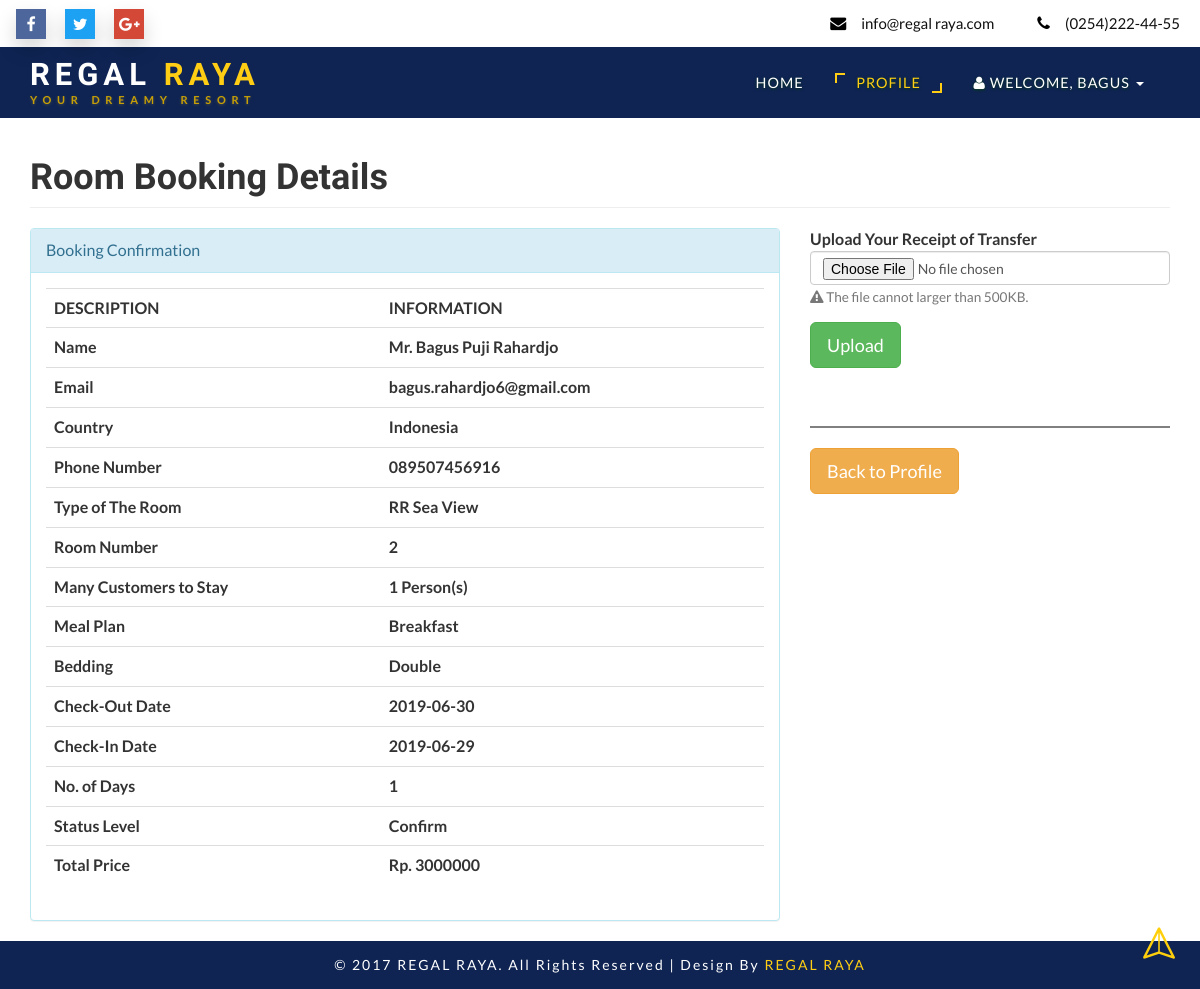
Screenshot of /user/roombook.php?rid=00001 (signed in) with the database file from the repository.
### tables this page shows
CREATE TABLE `roombook` (
  `no_trx` varchar(10) NOT NULL,
  `cus_id` int(10) NOT NULL,
  `Title` varchar(5) DEFAULT NULL,
  `FName` text DEFAULT NULL,
  `LName` text DEFAULT NULL,
  `Email` varchar(50) DEFAULT NULL,
  `Country` varchar(30) DEFAULT NULL,
  `Phone` text DEFAULT NULL,
  `TRoom` varchar(20) DEFAULT NULL,
  `Bed` varchar(10) DEFAULT NULL,
  `NRoom` varchar(2) DEFAULT NULL,
  `Many` int(10) NOT NULL,
  `Meal` varchar(15) DEFAULT NULL,
  `cin` date DEFAULT NULL,
  `cout` date DEFAULT NULL,
  `stat` varchar(15) DEFAULT NULL,
  `nodays` int(11) DEFAULT NULL,
  `price` varchar(10) NOT NULL,
  `trf` varchar(255) DEFAULT NULL
);

### user/roombook.php (the view, shortened to what this page needs)
<?php
    include("includes/header.php");
    if(!isset($_GET["rid"])){
        echo "<script>window.open('http://localhost/tugas_hotel/user/profile?id=','_self')</script>";
    }
    else{
        $no_trx = $_GET["rid"];
        $sql = "SELECT * FROM roombook WHERE no_trx = '$no_trx'";
        $re = mysqli_query($con,$sql);
        while($row = mysqli_fetch_assoc($re)){
            $title = $row["Title"];
            $fname = $row["FName"];
            $lname = $row["LName"];
            $email = $row["Email"];
            $country = $row["Country"];
            $phone = $row["Phone"];
            $troom = $row["TRoom"];
            $bed = $row["Bed"];
            $nroom = $row["NRoom"];
            $many = $row["Many"];
            $meal = $row["Meal"];
            $cin = $row["cin"];
            $cout = $row["cout"];
            $stat = $row["stat"];
            $nodays = $row["nodays"];
            $price = $row["price"];
            $trf = $row["trf"];
        }
    }
?>
    <div class="container">
        <div class="row">
            <div class="col-md-12">
                <h1 class="page-header">
                    Room Booking Details
                </h1>
            </div>
            <div class="col-sm-8">
                <div class="panel panel-info">
                    <div class="panel-heading">
                        Booking Confirmation
                    </div>
                    <div class="panel-body">
                        <div class="table-responsive">
                            <table class="table">
                                <tr>
                                    <th>DESCRIPTION</th>
                                    <th>INFORMATION</th>
                                </tr>
                                <tr>
                                    <th>Name</th>
                                    <th><?php echo $title." ".$fname." ".$lname; ?></th>
                                </tr>
                                <tr>
                                    <th>Email</th>
                                    <th><?php echo $email; ?></th>
                                </tr>
                                <tr>
                                    <th>Country</th>
                                    <th><?php echo $country; ?></th>
                                </tr>
                                <tr>
                                    <th>Phone Number</th>
                                    <th><?php echo $phone; ?></th>
                                </tr>
                                <tr>
                                    <th>Type of The Room</th>
                                    <th><?php echo $troom; ?></th>
                                </tr>
                                <tr>
                                    <th>Room Number</th>
                                    <th><?php echo $nroom ; ?></th>
                                </tr>
                                <tr>
                                    <th>Many Customers to Stay</th>
                                    <th><?php echo $many; ?> Person(s)</th>
                                </tr>
                                <tr>
                                    <th>Meal Plan</th>
                                    <th><?php echo $meal; ?></th>
                                </tr>
                                <tr>
                                    <th>Bedding</th>
                                    <th><?php echo $bed; ?></th>
                                </tr>
                                <tr>
                                    <th>Check-Out Date</th>
                                    <th><?php echo $cout; ?></th>
                                </tr>
                                <tr>
                                    <th>Check-In Date</th>
                                    <th><?php echo $cin; ?></th>
                                </tr>
                                <tr>
                                    <th>No. of Days</th>
                                    <th><?php echo $nodays; ?></th>
                                </tr>
                                <tr>
                                    <th>Status Level</th>
                                    <th><?php echo $stat; ?></th>
                                </tr>
                                <tr>
                                    <th>Total Price</th>
                                    <th><?php echo "Rp. ".$price; ?></th>
                                </tr>
                            </table>
                        </div>
                    </div>
                </div>
            </div>
            <div class="col-sm-4">
                <?php
                    if($trf == ""){
                    ?>
                <form action="" method="post" enctype="multipart/form-data">
                    <div class="form-group">
                        <label>Upload Your Receipt of Transfer</label>
                        <input type="file" name="transfer" class="form-control" accept="image/*" required>
                        <small class="form-text text-muted"><i class="fa fa-exclamation-triangle"></i> The file cannot larger than 500KB.</small>
                    </div>
                    <div class="form-group">
                        <input type="submit" value="Upload" name="upload" class="btn btn-lg btn-success">
                    </div>
                </form>
                <?php } ?>
                <br>
                <hr style="border:1px solid grey">
                <a href="http://localhost/tugas_hotel/user/profile?id=<?php echo $_SESSION['user_id']; ?>" class="btn btn-lg btn-warning">Back to Profile</a>
            </div>
        </div>
    </div>
<?php
    include("includes/footer.php");
?>

### user/css/chocolat.css (style rules this page uses)
body { margin:0; padding:0; }

### user/css/easy-responsive-tabs.css (style rules this page uses)
body { margin: 0px; padding: 0px; background: #f5f5f5; font-weight: 500; }

### user/css/style.css (style rules this page uses)
html, body { margin:0; font-size: 100%; font-family: 'Lato', sans-serif; background: #fff; }
body a { text-decoration:none; transition:0.5s all; -webkit-transition:0.5s all; -moz-transition:0.5s all; -o-transition:0.5s all; -ms-transition:0.5s all; }
input[type="button"],input[type="submit"] { transition:0.5s all; -webkit-transition:0.5s all; -moz-transition:0.5s all; -o-transition:0.5s all; -ms-transition:0.5s all; }
h1,h2,h3,h4,h5,h6 { margin:0; font-family: 'Federo', sans-serif; font-weight: 600; }
label { margin:0; }

### user/css/lightbox.css (style rules this page uses)
body:after { content: url(../images/close.png) url(../images/loading.gif) url(../images/prev.png) url(../images/next.png); display: none; }

### rows the page displays
roombook: Title "Mr.", FName "Bagus", LName "Puji Rahardjo", Email "bagus.rahardjo6@gmail.com", Country "Indonesia", Phone "089507456916", TRoom "RR Sea View", NRoom "2", Many "1", Meal "Breakfast", Bed "Double", cout "2019-06-30", cin "2019-06-29", nodays "1", stat "Confirm", price "3000000"

### other values shown
$_SESSION["fname"] "BAGUS"
